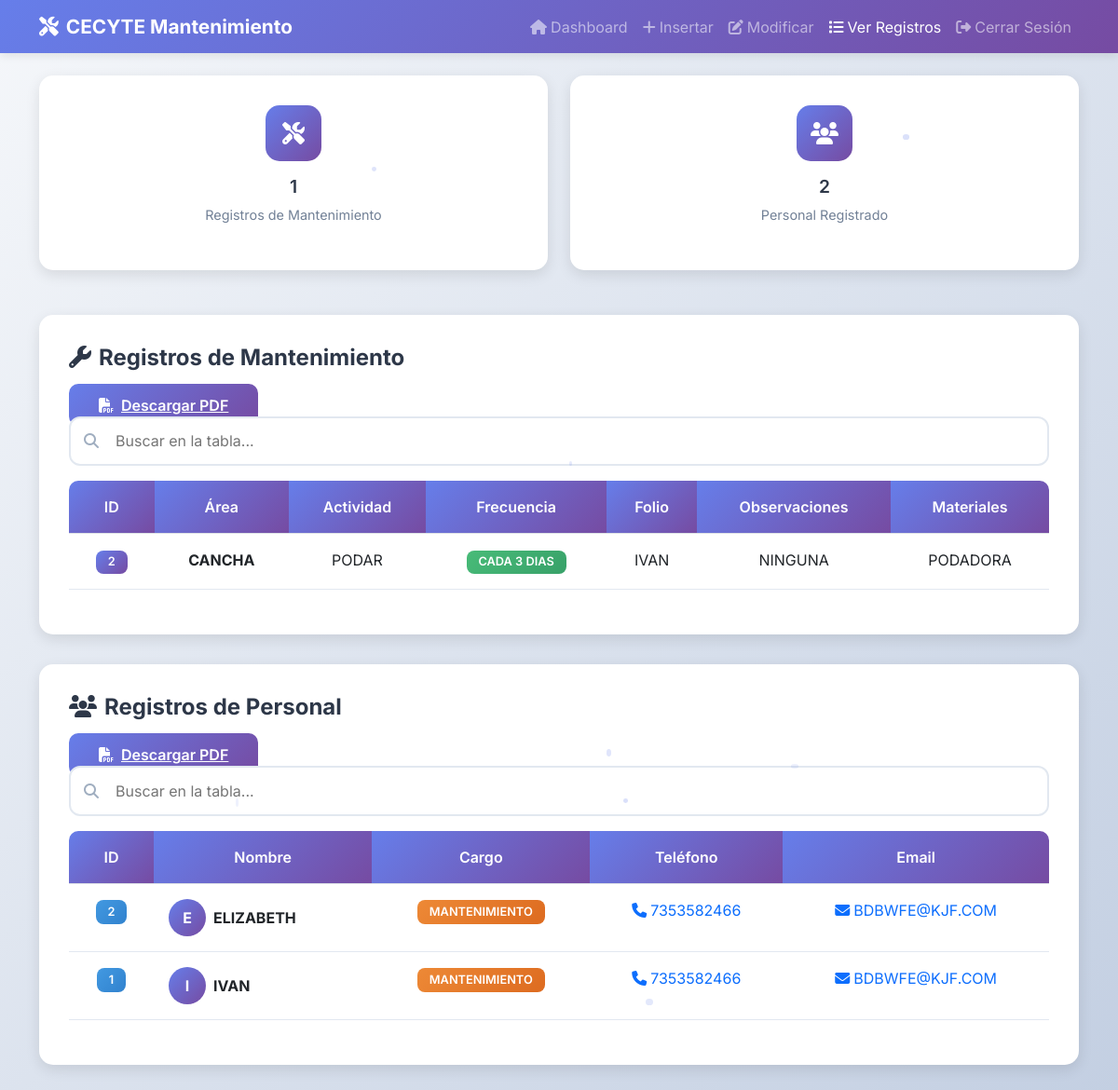
The page /select.php (signed in) on the database its author committed.
### tables this page shows
CREATE TABLE `mantenimiento` (
  `id` int(10) NOT NULL,
  `areaa` varchar(45) NOT NULL,
  `actividad` varchar(45) NOT NULL,
  `frecuencia` varchar(45) NOT NULL,
  `folio` varchar(45) NOT NULL,
  `observaciones` varchar(45) NOT NULL,
  `material` varchar(45) NOT NULL
);

CREATE TABLE `personal` (
  `id` int(10) NOT NULL,
  `nombre` varchar(45) NOT NULL,
  `cargo` varchar(45) NOT NULL,
  `telefono` varchar(45) NOT NULL,
  `email` varchar(45) NOT NULL
);

### select.php (the view, shortened to what this page needs)
<!DOCTYPE html>
<html lang="es">
<head>
    <link href="https://cdnjs.cloudflare.com/ajax/libs/bootstrap/5.3.0/css/bootstrap.min.css" rel="stylesheet">
    <link href="https://cdnjs.cloudflare.com/ajax/libs/font-awesome/6.4.0/css/all.min.css" rel="stylesheet">
    <link href="assets/css/simple-style.css" rel="stylesheet">
</head>
<body class="dashboard-container">
    <?php
    try {
        $db = new Database();
        $conexion = $db->getConnection();
    } catch (Exception $e) {
        die("Error de conexión: " . $e->getMessage());
    }
    ?>
    <nav class="navbar navbar-expand-lg navbar-dark" style="background: linear-gradient(135deg, #667eea, #764ba2);">
        <div class="container">
            <a class="navbar-brand" href="inicio.php">
                <i class="fas fa-tools me-2"></i>CECYTE Mantenimiento
            </a>
            <div class="collapse navbar-collapse" id="navbarNav">
                <ul class="navbar-nav ms-auto">
                    <li class="nav-item">
                        <a class="nav-link" href="inicio.php"><i class="fas fa-home me-1"></i>Dashboard</a>
                    </li>
                    <li class="nav-item">
                        <a class="nav-link" href="insertar.php"><i class="fas fa-plus me-1"></i>Insertar</a>
                    </li>
                    <li class="nav-item">
                        <a class="nav-link" href="modificar.php"><i class="fas fa-edit me-1"></i>Modificar</a>
                    </li>
                    <li class="nav-item">
                        <a class="nav-link active" href="select.php"><i class="fas fa-list me-1"></i>Ver Registros</a>
                    </li>
                    <li class="nav-item">
                        <a class="nav-link" href="cerrar.php"><i class="fas fa-sign-out-alt me-1"></i>Cerrar Sesión</a>
                    </li>
                </ul>
            </div>
        </div>
    </nav>
    <div class="container mt-4">
        <div class="row mb-4">
            <div class="col-md-6 mb-3">
                <div class="nav-card text-center">
                    <div class="nav-card-icon mx-auto">
                        <i class="fas fa-tools"></i>
                    </div>
                    <h3 class="nav-card-title">
                        <?php
                        $result = $conexion->query("SELECT COUNT(*) as count FROM mantenimiento");
                        $count = $result->fetch_assoc()['count'];
                        echo $count;
                        ?>
                    </h3>
                    <p class="nav-card-desc">Registros de Mantenimiento</p>
                </div>
            </div>
            <div class="col-md-6 mb-3">
                <div class="nav-card text-center">
                    <div class="nav-card-icon mx-auto">
                        <i class="fas fa-users"></i>
                    </div>
                    <h3 class="nav-card-title">
                        <?php
                        $result = $conexion->query("SELECT COUNT(*) as count FROM personal");
                        $count = $result->fetch_assoc()['count'];
                        echo $count;
                        ?>
                    </h3>
                    <p class="nav-card-desc">Personal Registrado</p>
                </div>
            </div>
        </div>
        <div class="table-container fade-in">
            <div class="table-header">
                <h3 class="table-title">
                    <i class="fas fa-wrench me-2"></i>Registros de Mantenimiento
                </h3>
                <div>
                    <a href="reportes.php" class="btn-primary">
                        <i class="fas fa-file-pdf me-2"></i>Descargar PDF
                    </a>
                </div>
            </div>
            <div class="table-responsive">
                <table class="table">
                    <thead>
                        <tr>
                            <th>ID</th>
                            <th>Área</th>
                            <th>Actividad</th>
                            <th>Frecuencia</th>
                            <th>Folio</th>
                            <th>Observaciones</th>
                            <th>Materiales</th>
                        </tr>
                    </thead>
                    <tbody>
                        <?php
                        try {
                            $resultado = $conexion->query("SELECT * FROM mantenimiento ORDER BY id DESC");
                            if ($resultado->num_rows > 0) {
                                while ($row = $resultado->fetch_assoc()) {
                                    echo "<tr class='table-row-animated'>
                                            <td><span class='badge bg-primary'>{$row['id']}</span></td>
                                            <td><strong>{$row['areaa']}</strong></td>
                                            <td>{$row['actividad']}</td>
                                            <td><span class='badge' style='background: linear-gradient(135deg, #48bb78, #38a169); color: white;'>{$row['frecuencia']}</span></td>
                                            <td>{$row['folio']}</td>
                                            <td>{$row['observaciones']}</td>
                                            <td>{$row['material']}</td>
                                          </tr>";
                                }
                            } else {
                                echo "<tr><td colspan='7' class='text-center text-muted py-4'>
                                        <i class='fas fa-inbox fa-2x mb-2'></i><br>
                                        No hay registros de mantenimiento
                                      </td></tr>";
                            }
                        } catch (Exception $e) {
                            echo "<tr><td colspan='7' class='text-center text-danger'>Error al cargar datos: " . $e->getMessage() . "</td></tr>";
                        }
                        ?>
                    </tbody>
                </table>
            </div>
        </div>
        <div class="table-container fade-in">
            <div class="table-header">
                <h3 class="table-title">
                    <i class="fas fa-users me-2"></i>Registros de Personal
                </h3>
                <div>
                    <a href="reportesp.php" class="btn-primary">
                        <i class="fas fa-file-pdf me-2"></i>Descargar PDF
                    </a>
                </div>
            </div>
            <div class="table-responsive">
                <table class="table">
                    <thead>
                        <tr>
                            <th>ID</th>
                            <th>Nombre</th>
                            <th>Cargo</th>
                            <th>Teléfono</th>
                            <th>Email</th>
                        </tr>
                    </thead>
                    <tbody>
                        <?php
                        try {
                            $resultado = $conexion->query("SELECT * FROM personal ORDER BY id DESC");
                            if ($resultado->num_rows > 0) {
                                while ($row = $resultado->fetch_assoc()) {
                                    echo "<tr class='table-row-animated'>
                                            <td><span class='badge bg-info'>{$row['id']}</span></td>
                                            <td>
                                                <div class='d-flex align-items-center'>
                                                    <div class='avatar me-2' style='width: 40px; height: 40px; background: linear-gradient(135deg, #667eea, #764ba2); border-radius: 50%; display: flex; align-items: center; justify-content: center; color: white; font-weight: bold;'>
                                                        " . strtoupper(substr($row['nombre'], 0, 1)) . "
                                                    </div>
                                                    <strong>{$row['nombre']}</strong>
                                                </div>
                                            </td>
                                            <td><span class='badge' style='background: linear-gradient(135deg, #ed8936, #dd6b20); color: white;'>{$row['cargo']}</span></td>
                                            <td>
                                                <a href='tel:{$row['telefono']}' class='text-decoration-none'>
                                                    <i class='fas fa-phone me-1'></i>{$row['telefono']}
                                                </a>
                                            </td>
                                            <td>
                                                <a href='mailto:{$row['email']}' class='text-decoration-none'>
                                                    <i class='fas fa-envelope me-1'></i>{$row['email']}
                                                </a>
                                            </td>
                                          </tr>";
                                }
                            } else {
                                echo "<tr><td colspan='5' class='text-center text-muted py-4'>
                                        <i class='fas fa-user-slash fa-2x mb-2'></i><br>
                                        No hay personal registrado
                                      </td></tr>";
                            }
                        } catch (Exception $e) {
                            echo "<tr><td colspan='5' class='text-center text-danger'>Error al cargar datos: " . $e->getMessage() . "</td></tr>";
                        }
                        ?>
                    </tbody>
                </table>
            </div>
        </div>
    </div>
</body>
</html>

### assets/css/simple-style.css (style rules this page uses)
* { margin: 0; padding: 0; box-sizing: border-box; }
body { font-family: 'Inter', Arial, sans-serif; background: linear-gradient(135deg, #667eea 0%, #764ba2 100%); min-height: 100vh; margin: 0; padding: 0; }
.dashboard-container { background: linear-gradient(135deg, #f5f7fa 0%, #c3cfe2 100%); min-height: 100vh; }
.nav-card { background: white; padding: 2rem; border-radius: 15px; text-decoration: none; color: #2d3748; transition: transform 0.3s ease, box-shadow 0.3s ease; box-shadow: 0 5px 15px rgba(0, 0, 0, 0.1); text-align: center; }
.nav-card-icon { width: 60px; height: 60px; background: linear-gradient(135deg, #667eea, #764ba2); border-radius: 15px; display: flex; align-items: center; justify-content: center; color: white; font-size: 1.5rem; margin: 0 auto 1rem; }
.nav-card-title { font-size: 1.2rem; font-weight: 600; margin-bottom: 0.5rem; }
.nav-card-desc { color: #718096; font-size: 0.9rem; }
.navbar { box-shadow: 0 2px 10px rgba(0, 0, 0, 0.1); }
.navbar-brand { font-weight: 700; font-size: 1.3rem; }
.table-container { background: white; border-radius: 15px; padding: 2rem; margin: 2rem auto; max-width: 1200px; box-shadow: 0 5px 15px rgba(0, 0, 0, 0.1); }
.table-title { font-size: 1.5rem; font-weight: 700; color: #2d3748; margin-bottom: 1.5rem; }
.table { width: 100%; border-collapse: collapse; }
.table th { background: linear-gradient(135deg, #667eea, #764ba2); color: white; padding: 1rem; text-align: center; font-weight: 600; }
.table th:first-child { border-radius: 10px 0 0 0; }
.table th:last-child { border-radius: 0 10px 0 0; }
.table td { padding: 1rem; border-bottom: 1px solid #e2e8f0; text-align: center; }
.btn-primary { background: linear-gradient(135deg, #667eea, #764ba2); color: white; border: none; padding: 0.8rem 2rem; border-radius: 10px; font-weight: 600; cursor: pointer; transition: transform 0.2s ease; }
.badge { padding: 0.4rem 0.8rem; border-radius: 8px; font-weight: 600; font-size: 0.8rem; display: inline-block; }
.bg-primary { background: linear-gradient(135deg, #667eea, #764ba2); color: white; }
.bg-info { background: linear-gradient(135deg, #4299e1, #3182ce); color: white; }
.text-center { text-align: center; }
.me-2 { margin-right: 0.5rem; }
.mb-3 { margin-bottom: 1rem; }
.mb-4 { margin-bottom: 1.5rem; }
.mt-4 { margin-top: 1.5rem; }
.d-flex { display: flex; }
.align-items-center { align-items: center; }
.fade-in { opacity: 1; }

### rows shown on the page
mantenimiento: id "2", areaa "CANCHA", actividad "PODAR", frecuencia "CADA 3 DIAS", folio "IVAN", observaciones "NINGUNA", material "PODADORA"
personal: id "2", nombre "E", nombre "ELIZABETH", cargo "MANTENIMIENTO", telefono "7353582466", email "BDBWFE@KJF.COM"
personal: id "1", nombre "I", nombre "IVAN", cargo "MANTENIMIENTO", telefono "7353582466", email "BDBWFE@KJF.COM"

### other values the page prints
$count "1"
$count "2"
